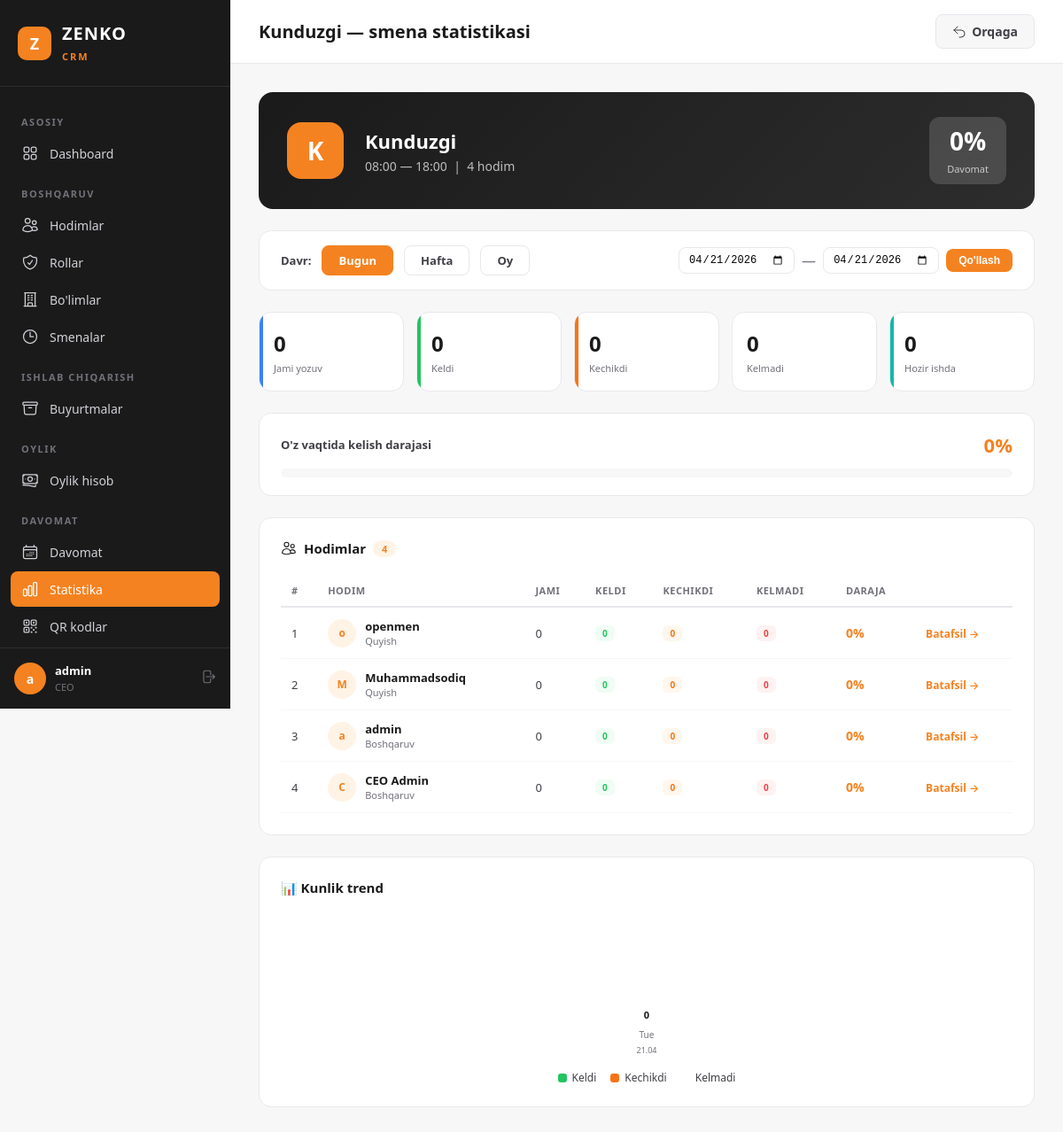
The page /ceo/attendance/stats/shift/4/?period=today&from_date=2026-04-21&to_date=2026-04-21 (signed in) on the database its author committed.
### apps/users/models.py (models this page shows, shortened)
class User(AbstractUser):
    first_name = None
    last_name = None
    email = None
    name = models.CharField('Ism', max_length=150)
    phone = models.CharField('Telefon raqam', max_length=20, blank=True)
    role = models.ForeignKey(
        Role,
        verbose_name='Rol',
        on_delete=models.SET_NULL,
        related_name='users',
        null=True,
        blank=True,
    )
    department = models.ForeignKey(
        Department,
        verbose_name='Bo\'lim',
        on_delete=models.SET_NULL,
        related_name='users',
        null=True,
        blank=True,
    )
    shift = models.ForeignKey(
        Shift,
        verbose_name='Smena',
        on_delete=models.SET_NULL,
        related_name='users',
        null=True,
        blank=True,
    )
    branch = models.ForeignKey(
        Branch,
        verbose_name='Filial',
        on_delete=models.PROTECT,
        related_name='users',
        null=True,
        blank=True,
    )
    REQUIRED_FIELDS = ['name']
    class Meta:
        verbose_name = 'Hodim'
        verbose_name_plural = 'Hodimlar'
        ordering = ['-date_joined']

class Shift(models.Model):
    name = models.CharField('Nomi', max_length=100)
    start_time = models.TimeField('Boshlanish vaqti')
    end_time = models.TimeField('Tugash vaqti')
    break_start = models.TimeField('Tanaffus boshlanishi', null=True, blank=True)
    break_end = models.TimeField('Tanaffus tugashi', null=True, blank=True)
    description = models.TextField('Tavsif', blank=True)
    branch = models.ForeignKey(
        Branch,
        verbose_name='Filial',
        on_delete=models.PROTECT,
        related_name='shifts',
        null=True,
        blank=True,
    )
    created_at = models.DateTimeField(auto_now_add=True)
    class Meta:
        verbose_name = 'Smena'
        verbose_name_plural = 'Smenalar'
        ordering = ['start_time']
        unique_together = ['name', 'branch']

class Department(models.Model):
    name = models.CharField('Nomi', max_length=150)
    description = models.TextField('Tavsif', blank=True)
    branch = models.ForeignKey(
        Branch,
        verbose_name='Filial',
        on_delete=models.PROTECT,
        related_name='departments',
        null=True,
        blank=True,
    )
    created_at = models.DateTimeField(auto_now_add=True)
    class Meta:
        verbose_name = 'Bo\'lim'
        verbose_name_plural = 'Bo\'limlar'
        ordering = ['name']
        unique_together = ['name', 'branch']

### apps/ceo/views.py (the view, shortened to what this page needs)
# urls.py: path('attendance/stats/shift/<int:pk>/', views.ShiftStatsDetailView.as_view(), name='shift_stats_detail'),
class ShiftStatsDetailView(CEORequiredMixin, View):
    def get(self, request, pk):
        branch = self.get_branch()
        shift = get_object_or_404(Shift, pk=pk)
        now = timezone.localtime()
        today = now.date()
        period = request.GET.get('period', 'month')
        date_from, date_to, period_label = self._parse_period(period, today, request)
        qs = Attendance.objects.filter(user__shift=shift, date__gte=date_from, date__lte=date_to)
        if branch:
            qs = qs.filter(branch=branch)
        total_days = (date_to - date_from).days + 1
        employees = User.objects.filter(branch=branch, shift=shift, is_active=True) if branch else User.objects.none()
        total_emp = employees.count()
        total = qs.count()
        present = qs.filter(status='present').count()
        late = qs.filter(status='late').count()
        absent = qs.filter(status='absent').count()
        active = qs.filter(date=today, check_in__isnull=False, check_out__isnull=True).count()
        emp_stats = []
        for u in employees:
            u_qs = qs.filter(user=u)
            u_total = u_qs.count()
            u_present = u_qs.filter(status='present').count()
            u_late = u_qs.filter(status='late').count()
            u_absent = u_qs.filter(status='absent').count()
            emp_stats.append({
                'user': u,
                'total': u_total,
                'present': u_present,
                'late': u_late,
                'absent': u_absent,
                'rate': round((u_present / u_total * 100) if u_total else 0),
            })
        emp_stats.sort(key=lambda x: x['rate'], reverse=True)
        daily = []
        for i in range(min(13, total_days - 1), -1, -1):
            d = today - datetime.timedelta(days=i)
            if d < date_from:
                continue
            d_qs = qs.filter(date=d)
            daily.append({
                'date': d, 'day_name': d.strftime('%A')[:3],
                'total': d_qs.count(),
                'present': d_qs.filter(status='present').count(),
                'late': d_qs.filter(status='late').count(),
                'absent': d_qs.filter(status='absent').count(),
            })
        max_daily = max((d['total'] for d in daily), default=1) or 1
        context = {
            'active_nav': 'stats', 'branch': branch, 'shift': shift,
            'period': period, 'period_label': period_label,
            'from_date': date_from.isoformat(), 'to_date': date_to.isoformat(),
            'total': total, 'present': present, 'late': late,
            'absent': absent, 'active_now': active,
            'total_emp': total_emp,
            'rate': round((present / total * 100) if total else 0),
            'emp_stats': emp_stats, 'daily': daily, 'max_daily': max_daily,
        }
        return render(request, 'ceo/shift_stats_detail.html', context)
    def _parse_period(self, period, today, request):
        if period == 'today':
            return today, today, 'Bugun'
        elif period == 'week':
            return today - datetime.timedelta(days=today.weekday()), today, 'Shu hafta'
        elif period == 'month':
            return today.replace(day=1), today, 'Shu oy'
        return today, today, 'Bugun'

### apps/ceo/templates/ceo/shift_stats_detail.html (shortened to what this page needs)
{% extends "ceo/base.html" %}
{% block page_title %}{{ shift.name }} — smena statistikasi{% endblock %}
{% block topbar_actions %}
<a href="{% url 'ceo:attendance_stats' %}?period={{ period }}&from_date={{ from_date }}&to_date={{ to_date }}" class="btn btn-secondary">
    <svg xmlns="http://www.w3.org/2000/svg" fill="none" viewBox="0 0 24 24" stroke-width="1.5" stroke="currentColor" style="width:16px;height:16px"><path stroke-linecap="round" stroke-linejoin="round" d="M9 15 3 9m0 0 6-6M3 9h12a6 6 0 0 1 0 12h-3"/></svg>
    Orqaga
</a>
{% endblock %}
{% block content %}
<div class="shift-header">
    <div class="shift-icon">{{ shift.name|make_list|first }}</div>
    <div class="shift-meta">
        <h2>{{ shift.name }}</h2>
        <div class="sub">{{ shift.start_time|time:"H:i" }} — {{ shift.end_time|time:"H:i" }} &nbsp;|&nbsp; {{ total_emp }} hodim</div>
    </div>
    <div class="shift-badge">
        <span class="big">{{ rate }}%</span>
        <span class="lbl">Davomat</span>
    </div>
</div>
<div class="period-bar">
    <span class="label">Davr:</span>
    <a href="?period=today" class="period-btn {% if period == 'today' %}active{% endif %}">Bugun</a>
    <a href="?period=week" class="period-btn {% if period == 'week' %}active{% endif %}">Hafta</a>
    <a href="?period=month" class="period-btn {% if period == 'month' %}active{% endif %}">Oy</a>
    <form method="get" class="period-custom">
        <input type="date" name="from_date" value="{{ from_date }}">
        <span style="color:var(--gray-500)">—</span>
        <input type="date" name="to_date" value="{{ to_date }}">
        <button type="submit">Qo'llash</button>
    </form>
</div>
<div class="stats-row">
    <div class="s-card c-blue" style="animation-delay:.1s"><div class="s-val">{{ total }}</div><div class="s-lbl">Jami yozuv</div></div>
    <div class="s-card c-green" style="animation-delay:.15s"><div class="s-val">{{ present }}</div><div class="s-lbl">Keldi</div></div>
    <div class="s-card c-orange" style="animation-delay:.2s"><div class="s-val">{{ late }}</div><div class="s-lbl">Kechikdi</div></div>
    <div class="s-card c-pink" style="animation-delay:.25s"><div class="s-val">{{ absent }}</div><div class="s-lbl">Kelmadi</div></div>
    <div class="s-card c-teal" style="animation-delay:.35s"><div class="s-val">{{ active_now }}</div><div class="s-lbl">Hozir ishda</div></div>
</div>
<div class="rate-box">
    <div class="r-header">
        <h4>O'z vaqtida kelish darajasi</h4>
        <span class="r-val">{{ rate }}%</span>
    </div>
    <div class="r-bar">
    </div>
</div>
<div class="emp-section">
    <h3>
        Hodimlar
        <span class="badge">{{ emp_stats|length }}</span>
    </h3>
    {% if emp_stats %}
    <table class="emp-table">
        <thead>
            <tr>
                <th>#</th>
                <th>Hodim</th>
                <th>Jami</th>
                <th>Keldi</th>
                <th>Kechikdi</th>
                <th>Kelmadi</th>
                <th>Daraja</th>
                <th></th>
            </tr>
        </thead>
        <tbody>
            {% for e in emp_stats %}
            <tr>
                <td>{{ forloop.counter }}</td>
                <td>
                    <div class="name-cell">
                        <div class="avatar">{{ e.user.name|make_list|first }}</div>
                        <div>
                            <div class="name-text">{{ e.user.name }}</div>
                            <div class="name-sub">{{ e.user.department.name|default:"—" }}</div>
                        </div>
                    </div>
                </td>
                <td>{{ e.total }}</td>
                <td><span class="tag green">{{ e.present }}</span></td>
                <td><span class="tag orange">{{ e.late }}</span></td>
                <td><span class="tag red">{{ e.absent }}</span></td>
                <td><span class="rate-pill">{{ e.rate }}%</span></td>
                <td>
                    <a href="{% url 'ceo:user_stats_detail' e.user.pk %}?period={{ period }}&from_date={{ from_date }}&to_date={{ to_date }}" style="color:var(--orange);font-size:12px;font-weight:600;text-decoration:none;">Batafsil →</a>
                </td>
            </tr>
            {% endfor %}
        </tbody>
    </table>
    {% else %}
    <div class="empty-box">Bu smenada hodimlar topilmadi</div>
    {% endif %}
</div>
{% if daily %}
<div class="chart-section">
    <h3>📊 Kunlik trend</h3>
    <div class="chart-bars">
        {% for day in daily %}
        <div class="chart-col" style="animation-delay:{{ forloop.counter0 }}50ms">
            <div class="bar-count">{{ day.total }}</div>
            <div class="bar-label">{{ day.day_name }}</div>
            <div class="bar-date">{{ day.date|date:"d.m" }}</div>
        </div>
        {% endfor %}
    </div>
    <div class="chart-legend">
        <div class="legend-item"><span class="legend-dot green"></span> Keldi</div>
        <div class="legend-item"><span class="legend-dot orange"></span> Kechikdi</div>
        <div class="legend-item"><span class="legend-dot red"></span> Kelmadi</div>
    </div>
</div>
{% endif %}
{% endblock %}

### apps/ceo/templates/ceo/base.html (shortened to what this page needs)
{% load static %}
<!DOCTYPE html>
<html lang="uz">
<head>
</head>
<body>
    <aside class="sidebar" id="sidebar">
        <div class="sidebar-brand">
            <div class="logo">Z</div>
            <div>
                <span>ZENKO</span><br>
                <small>CRM</small>
            </div>
        </div>
        <nav class="sidebar-nav">
            <div class="nav-label">Asosiy</div>
            <a href="{% url 'ceo:dashboard' %}" class="nav-link {% if active_nav == 'dashboard' %}active{% endif %}">
                Dashboard
            </a>
            <div class="nav-label">Boshqaruv</div>
            <a href="{% url 'ceo:user_list' %}" class="nav-link {% if active_nav == 'users' %}active{% endif %}">
                Hodimlar
            </a>
            <a href="{% url 'ceo:role_list' %}" class="nav-link {% if active_nav == 'roles' %}active{% endif %}">
                Rollar
            </a>
            <a href="{% url 'ceo:department_list' %}" class="nav-link {% if active_nav == 'departments' %}active{% endif %}">
                Bo'limlar
            </a>
            <a href="{% url 'ceo:shift_list' %}" class="nav-link {% if active_nav == 'shifts' %}active{% endif %}">
                <svg xmlns="http://www.w3.org/2000/svg" fill="none" viewBox="0 0 24 24" stroke-width="1.5" stroke="currentColor"><path stroke-linecap="round" stroke-linejoin="round" d="M12 6v6h4.5m4.5 0a9 9 0 1 1-18 0 9 9 0 0 1 18 0Z"/></svg>
                Smenalar
            </a>
            <div class="nav-label">Ishlab chiqarish</div>
            <a href="{% url 'order:order_list' %}" class="nav-link {% if active_nav == 'orders' %}active{% endif %}">
                Buyurtmalar
            </a>
            <div class="nav-label">Oylik</div>
            <a href="{% url 'ceo:salary_list' %}" class="nav-link {% if active_nav == 'salary' %}active{% endif %}">
                Oylik hisob
            </a>
            <div class="nav-label">Davomat</div>
            <a href="{% url 'ceo:attendance_list' %}" class="nav-link {% if active_nav == 'attendance' %}active{% endif %}">
                Davomat
            </a>
            <a href="{% url 'ceo:attendance_stats' %}" class="nav-link {% if active_nav == 'stats' %}active{% endif %}">
                Statistika
            </a>
            <a href="{% url 'ceo:qr_cards_all' %}" class="nav-link {% if active_nav == 'qr_cards' %}active{% endif %}">
                QR kodlar
            </a>
        </nav>
        <div class="sidebar-footer">
            <div class="sidebar-user">
                <div class="avatar">{{ request.user.name|make_list|first|default:"C" }}</div>
                <div class="info">
                    <strong>{{ request.user.name }}</strong>
                    <small>CEO</small>
                </div>
                <a href="{% url 'logout' %}" class="btn-logout" title="Chiqish">
                </a>
            </div>
        </div>
    </aside>
    <div class="main">
        <header class="topbar">
            <div style="display:flex;align-items:center;gap:12px;">
                <h1>{% block page_title %}Dashboard{% endblock %}</h1>
            </div>
            <div class="topbar-actions">
                {% block topbar_actions %}{% endblock %}
            </div>
        </header>
        <div class="content">
            {% block content %}{% endblock %}
        </div>
    </div>
</body>
</html>

### rows shown on the page
User: user.name|make_list "a", user.name "admin", user.department.name "Boshqaruv", total "0", present "0", late "0", absent "0", rate "0"
Shift: name "Kunduzgi", name|make_list "K", start_time "08:00", end_time "18:00"
User: user.name|make_list "o", user.name "openmen", user.department.name "Quyish", total "0", present "0", late "0", absent "0", rate "0"
User: user.name|make_list "M", user.name "Muhammadsodiq", user.department.name "Quyish", total "0", present "0", late "0", absent "0", rate "0"
User: user.name|make_list "C", user.name "CEO Admin", user.department.name "Boshqaruv", total "0", present "0", late "0", absent "0", rate "0"

### other values the page prints
{{ total_emp }} "4"
{{ rate }} "0"
{{ total }} "0"
{{ present }} "0"
{{ late }} "0"
{{ absent }} "0"
{{ active_now }} "0"
{{ emp_stats|length }} "4"
{{ day.total }} "0"
{{ day.day_name }} "Tue"
{{ day.date|date:"d.m" }} "21.04"
